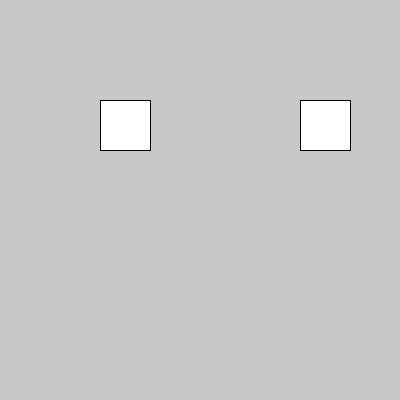
Frame 1 (no input)
Frame 60 (the mouse pressed at the canvas centre just before this capture): identical to frame 1, image omitted
Frame 120 (the mouse held since frame 60 and released just before this capture): identical to frame 1, image omitted

The Processing sketch that drew this single still picture (run headless with seeded random() and noise(); from frame 60 on, the mouse is pressed at the canvas centre):

// Processing sketch: rotate_translate_01
// ── rotate_translate_01.pde
int grados = 0;

void setup(){
  size(400,400);
  textSize(20);
}

void draw(){
  background(200);
  translate(100,100);
  rotate(radians(grados));
  rect(0,0,50,50);
  rect(200,0,50,50);
  rect(300,0,50,50);
  rect(300,300,50,50);
}

void mouseClicked(){
  grados += 5;
}
